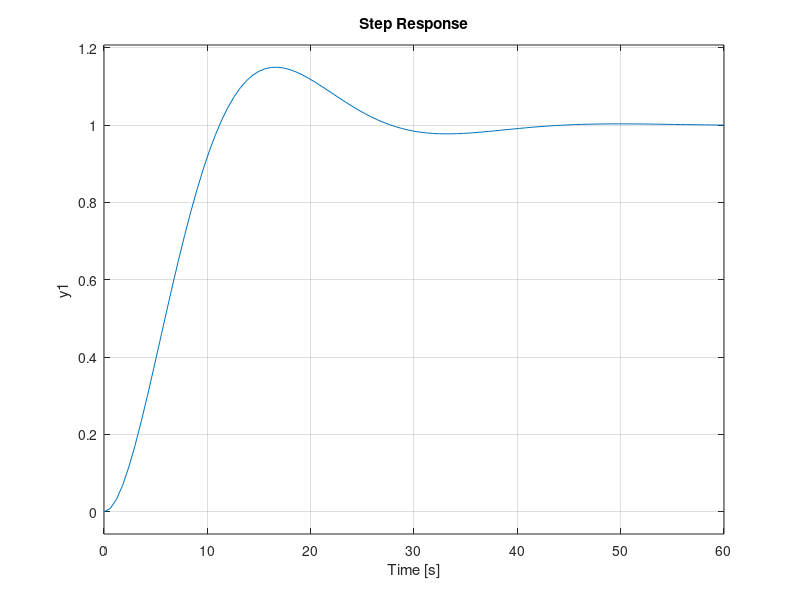
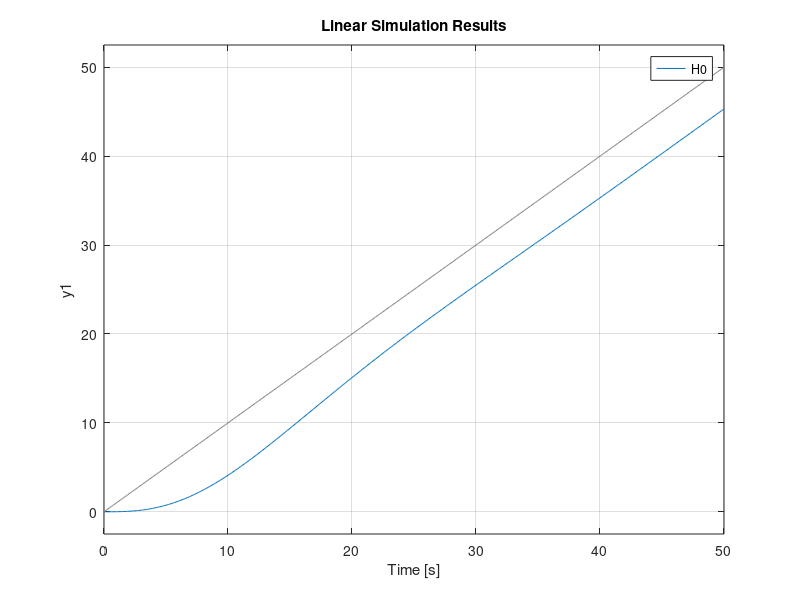
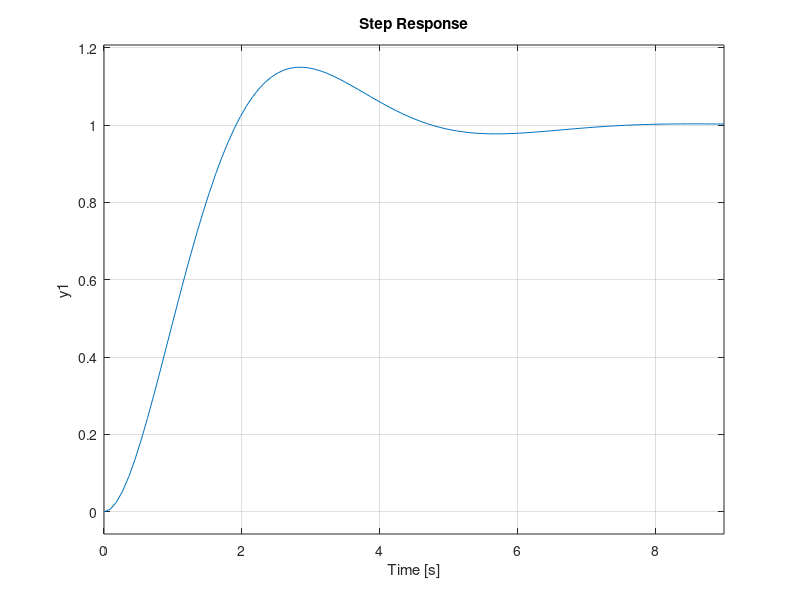
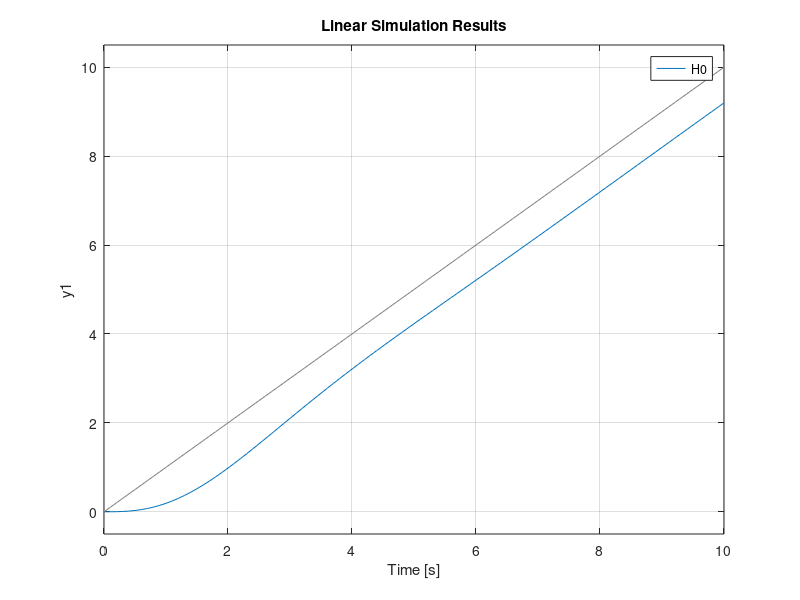

These figures' MATLAB source, in order:
%% a)
Hf = tf(2,[2 1 0])

sigma = 0.15;
ts = 35;

zeta = abs(log(sigma)/sqrt(pi^2+(log(sigma))^2))
wn = 4/(ts*zeta)

cv = wn/2/zeta
deltawb = wn*sqrt(1-2*zeta^2+sqrt(2-4*zeta^2+4*zeta^4))

H0 = tf(wn^2,[1 2*zeta*wn wn^2])

Hc = minreal(H0/Hf/(1-H0))

step(H0)
t = 0:0.1:50;
figure, lsim(H0,t,t)
figure, bode(H0)

%% b)
Hf = tf(2,[2 1 0])

sigma = 0.15;
ts = 6;

zeta = abs(log(sigma)/sqrt(pi^2+(log(sigma))^2)) 
wn = 4/(ts*zeta)  

cv = wn/2/zeta
deltawb = wn*sqrt(1-2*zeta^2+sqrt(2-4*zeta^2+4*zeta^4))

H0 = tf(wn^2,[1 2*zeta*wn wn^2])

Hc = minreal(H0/Hf/(1-H0))

step(H0)
t = 0:0.1:10;
figure, lsim(H0,t,t)
figure, bode(H0)

%% c)
Hf = tf(2,[2 1 0])

sigma = 0.1;
ts = 2;

zeta = abs(log(sigma)/sqrt(pi^2+(log(sigma))^2)) % zeta=0.516;
wn = 4/(ts*zeta) 

cv = wn/2/zeta
deltawb = wn*sqrt(1-2*zeta^2+sqrt(2-4*zeta^2+4*zeta^4))

H0 = tf(wn^2,[1 2*zeta*wn wn^2])

Hc = minreal(H0/Hf/(1-H0))

step(H0)
t = 0:0.1:8;
figure, lsim(H0,t,t)
figure, bode(H0)
